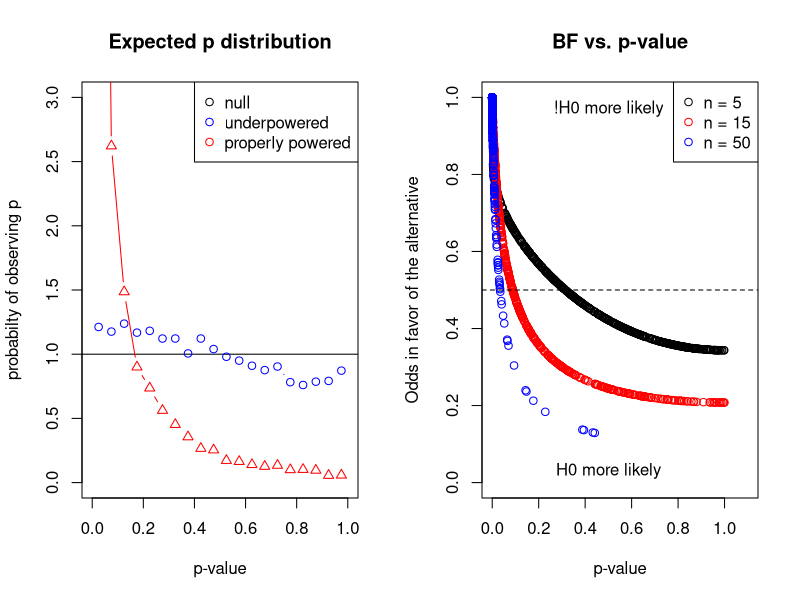

This figure's R source:


library(BayesFactor)


par(mfrow = c(1,2))


getP <- function(n=10, effectSize = 0, sd = 1){
  x = rnorm(n, mean = effectSize, sd= sd) 
  return(t.test(x)$p.value)
}


plot(NULL, xlim = c(0,1), ylim = c(0,3), xlab = "p-value", ylab = "probabilty of observing p", main = "Expected p distribution")

abline(h=1)

alt1 = replicate(10000, getP(n=2, effectSize = 0.5))
x = hist(alt1, breaks = 20, plot = F)
lines(x$mids, x$density, type = "both", pch = 1, col = "blue")


alt2 = replicate(10000, getP(n=20, effectSize = 0.5))
x = hist(alt2, breaks = 20, plot = F)
lines(x$mids, x$density, type = "both", pch = 2, col = "red")


legend("topright", legend = c("null", "underpowered", "properly powered"), pch = 1, col = c("black", "blue", "red"))



getResult <- function(n=10, effectSize = 0.4, sd = 1){
  x = rnorm(n, mean = effectSize, sd= sd) 
  p = t.test(x)$p.value
  lmod = lm(x ~ 1)
  #lmod2 = lm(x ~ 0)
  #anova(lmod, lmod2)
  BF = extractBF(ttestBF(x))$bf
  odds = BF/(BF + 1)
  return(c(p = p, oddsAlt = odds))
}

sim1 = as.data.frame(t(replicate(500, getResult(n = 2))))
sim2 = as.data.frame(t(replicate(500, getResult(n = 15))))
sim3 = as.data.frame(t(replicate(500, getResult(n = 100))))


plot(oddsAlt ~ p, data = sim1, ylim = c(0,1), xlim = c(0,1.1), ylab = "Odds in favor of the alternative", xlab = "p-value", main = "BF vs. p-value")
points(oddsAlt ~ p, data = sim2, col = "red")
points(oddsAlt ~ p, data = sim3, col = "blue")

abline(h=0.5, lty = 2)

legend("topright", legend = c("n = 5", "n = 15", "n = 50"), pch = 1, col = c("black", "red", "blue"))
text(0.5, 0.97, "!H0 more likely", adj = 0.5)
text(0.5, 0.03, "H0 more likely", adj = 0.5)
